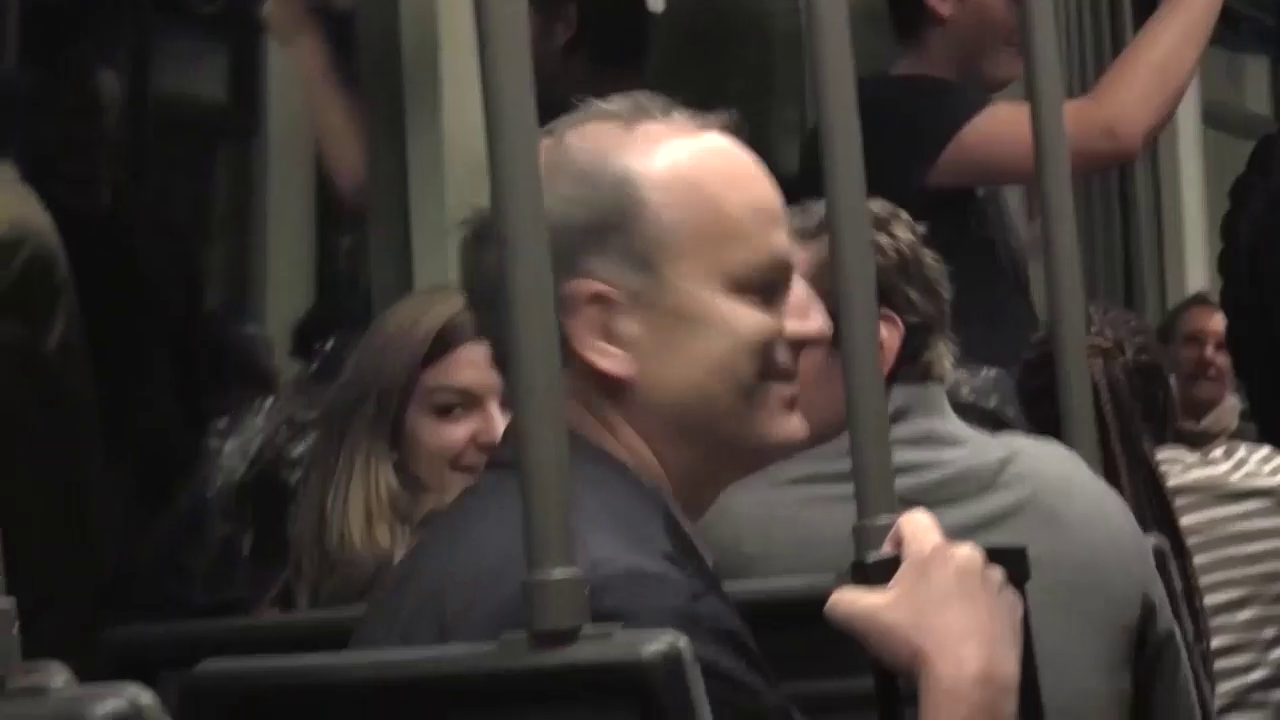
#> input picture frame 10 of mysite/media/vid6.mp4, 1280 x 720 px
$ python video.py
#> lines starting #> are read from the running program, lines starting #| are printed output that depends on the picture; after the words box and inside, x2 and y2 are one past the last pixel; in counts of white or black regions, pixels touching at a corner belong together
# Python program to illustrate
# saving an operated video
from threading import Thread

# organize imports
import numpy as np
import cv2

# This will return video from the first webcam on your computer.
#cap = cv2.VideoCapture(r'C:\Users\neelr_rzc8ain\PycharmProjects\CGCProject\vid3.mp4')
cap = cv2.VideoCapture(r'C:\Users\neelr_rzc8ain\Desktop\img\vid6.mp4')
# Define the codec and create VideoWriter object
fourcc = cv2.VideoWriter_fourcc(*'XVID')
#out = cv2.VideoWriter('mysite/media/output.avi', fourcc, 20.0, (640, 480))
#out = cv2.VideoWriter('mysite/media/output.avi', -1, 20.0, (640,480))
fps = cap.get(cv2.CAP_PROP_FPS)
width  = cap.get(cv2.CAP_PROP_FRAME_WIDTH)   # float
height = cap.get(cv2.CAP_PROP_FRAME_HEIGHT)  # float
out = cv2.VideoWriter('mysite/media/output.mp4', -1,fps, (int(width), int(height)))

face_cascade = cv2.CascadeClassifier(cv2.data.haarcascades + 'haarcascade_frontalface_default.xml')
# loop runs if capturing has been initialized.
while True:
    # Read the frame
    ret, img = cap.read()
#> img is the input picture: shape (720, 1280, 3); mean B, G, R 53.3, 57.4, 65.1

    # Convert to grayscale
    if ret:
        gray = cv2.cvtColor(img, cv2.COLOR_BGR2GRAY)
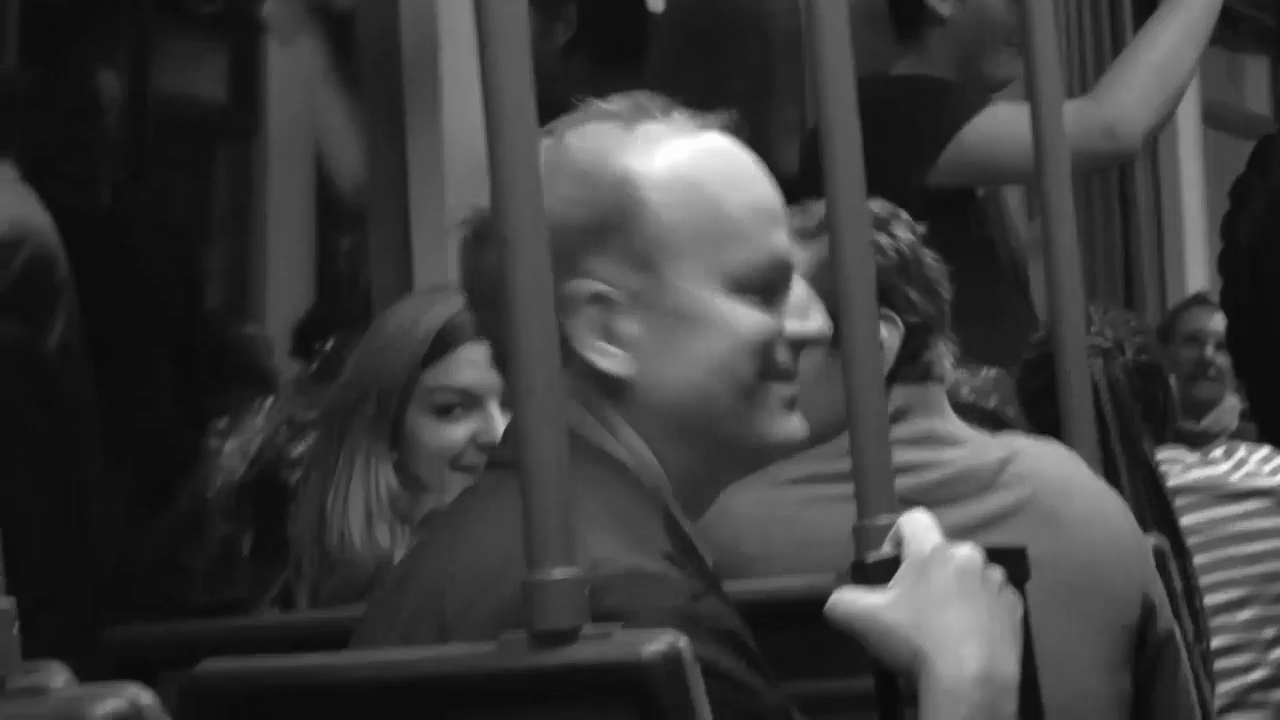
#> gray: shape (720, 1280); min 8, max 253, mean 59.3
        # Detect the faces
        faces = face_cascade.detectMultiScale(gray, 1.1, 4)
#> faces = [[1167, 313, 78, 78], [390, 346, 157, 157], [679, 193, 243, 243]]
        # Draw the rectangle around each face
        for (x, y, w, h) in faces:
            cv2.rectangle(img, (x, y), (x+w, y+h), (255, 0, 0), 2)
#> this loop made 3 passes
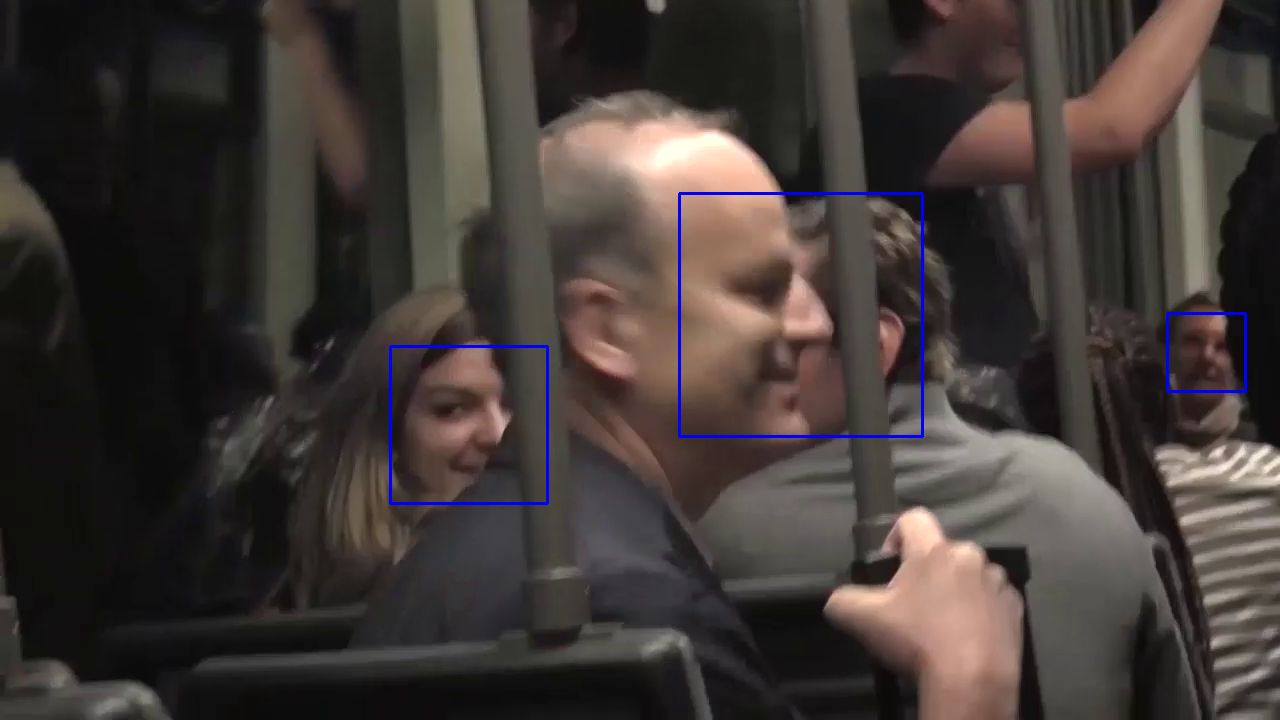
#> img: shape (720, 1280, 3); 0.62% of pixels changed, all inside (x1, y1, x2, y2) = (389, 192, 1247, 505)


            #cv2.imshow('Frame', temp)
        # Display
        out.write(img)
        cv2.imshow('Original', img)
        #cv2.imshow('Frame', gray)
        # Stop if escape key is pressed
        k = cv2.waitKey(30) & 0xff
#> (key Esc is pressed here)
        if k==27:
            break
    else:
        print('video not found')
        break
# Release the VideoCapture object
print('we are done! ')
cap.release()

$ run again, starting later in the video
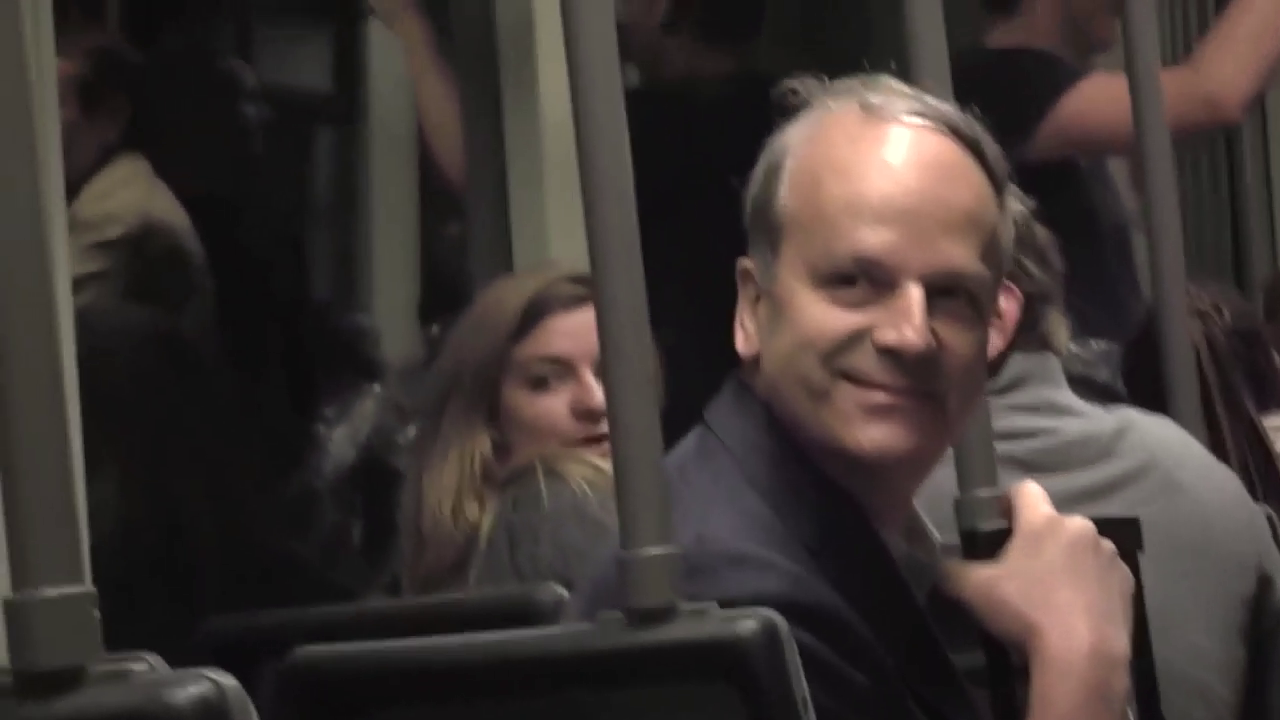
#> input picture frame 48 of mysite/media/vid6.mp4, 1280 x 720 px
#> img is the input picture: shape (720, 1280, 3); mean B, G, R 50.8, 53.6, 62
#> `gray = cv2.cvtColor(img, cv2.COLOR_BGR2GRAY)`:
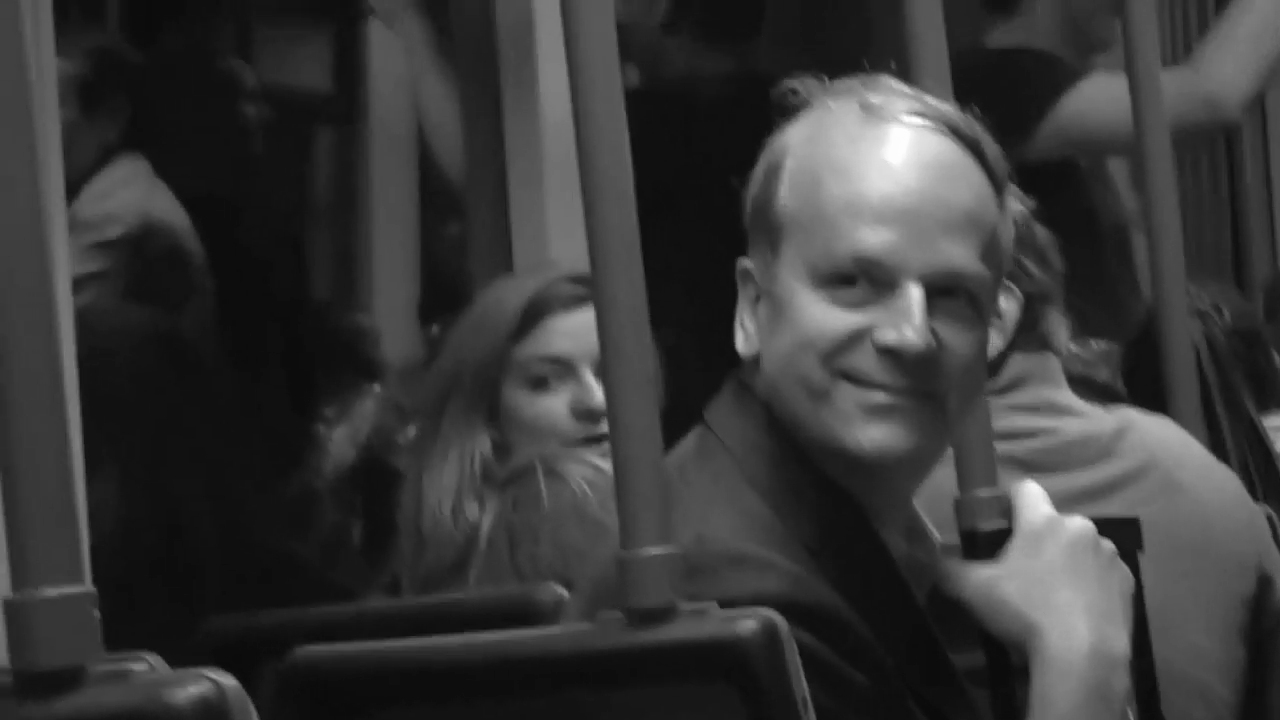
#> gray: shape (720, 1280); min 10, max 254, mean 55.8
#> faces = [[409, 304, 54, 54], [500, 301, 181, 181], [755, 173, 293, 293]]
#> the loop `for (x, y, w, h) in faces:` made 3 passes
#> after the loop `for (x, y, w, h) in faces:`:
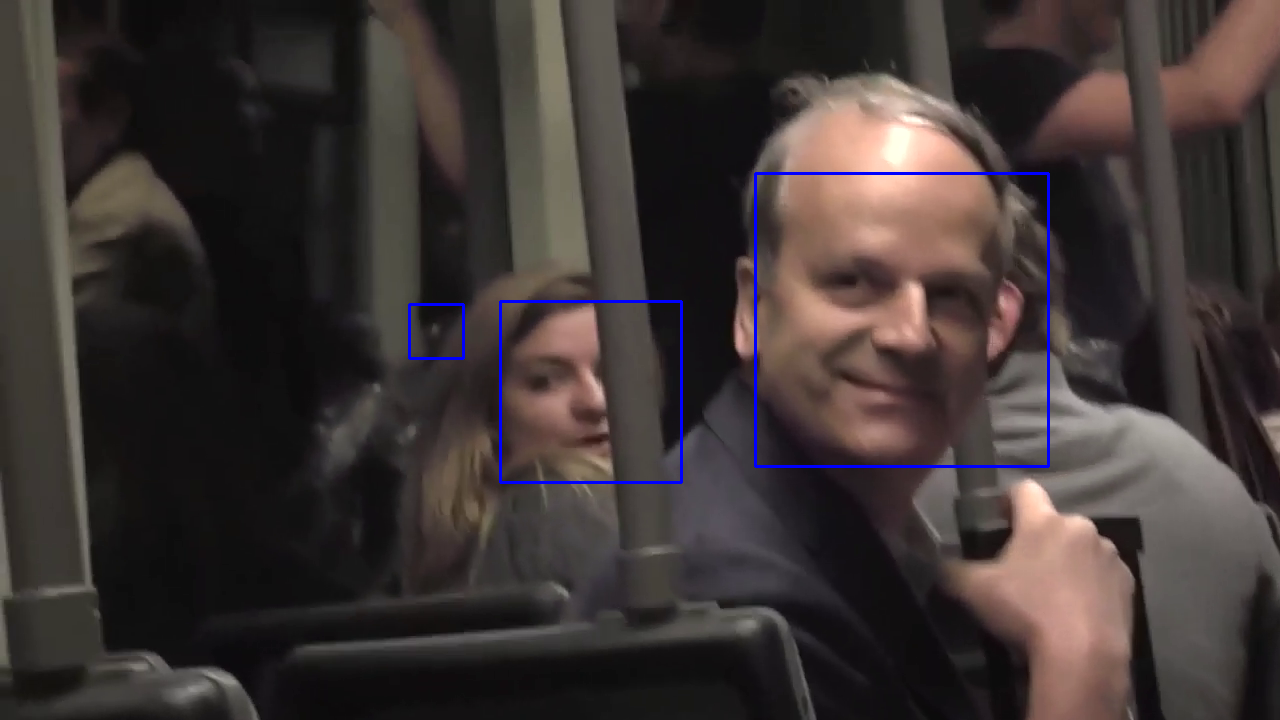
#> img: shape (720, 1280, 3); 0.69% of pixels changed, all inside (x1, y1, x2, y2) = (408, 172, 1050, 484)

$ run again, starting later in the video
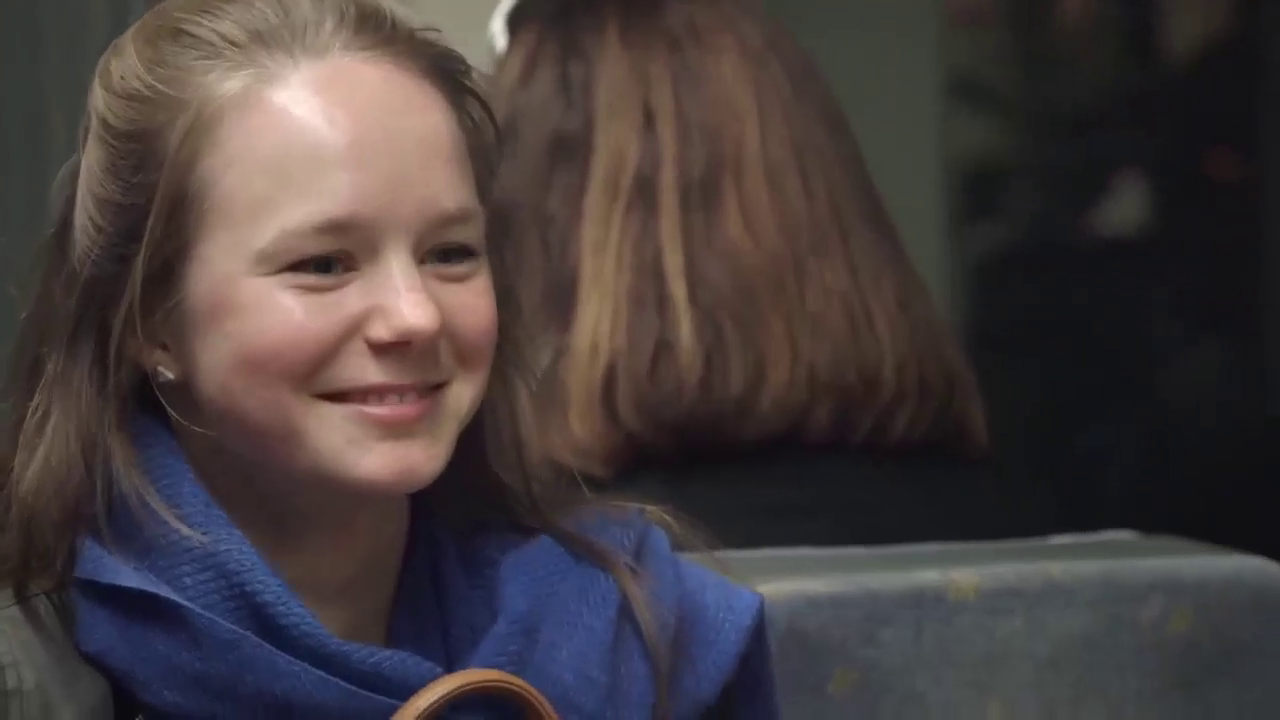
#> input picture frame 85 of mysite/media/vid6.mp4, 1280 x 720 px
#> img is the input picture: shape (720, 1280, 3); mean B, G, R 61.5, 61, 69.5
#> `gray = cv2.cvtColor(img, cv2.COLOR_BGR2GRAY)`:
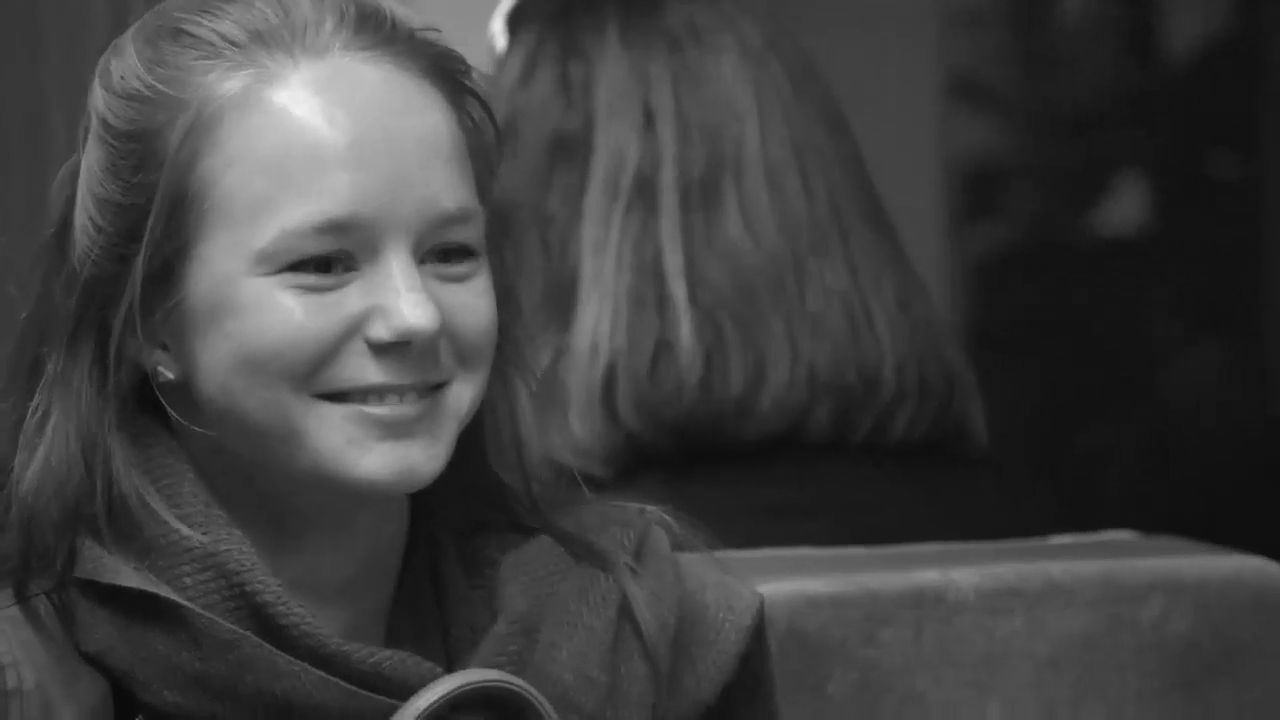
#> gray: shape (720, 1280); min 10, max 242, mean 63.6
#> faces = [[185, 105, 383, 383]]
#> the loop `for (x, y, w, h) in faces:` made 1 pass
#> after the loop `for (x, y, w, h) in faces:`:
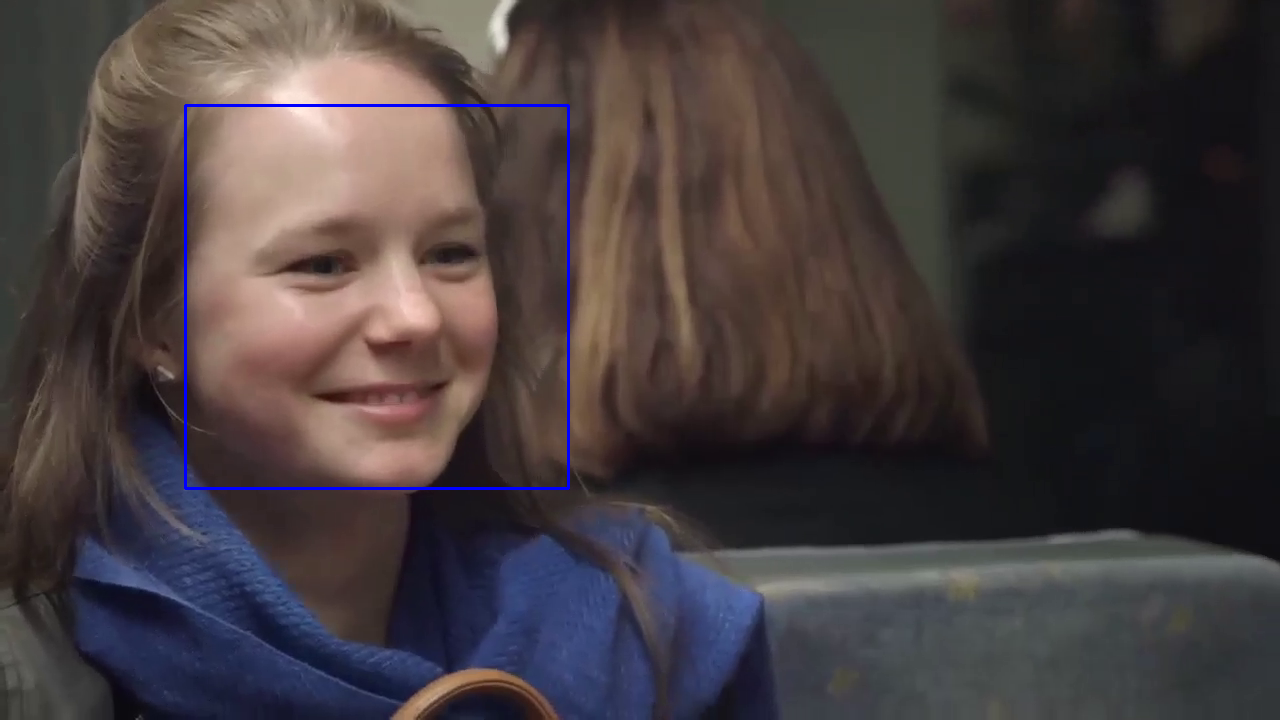
#> img: shape (720, 1280, 3); 0.5% of pixels changed, all inside (x1, y1, x2, y2) = (184, 104, 570, 490)
